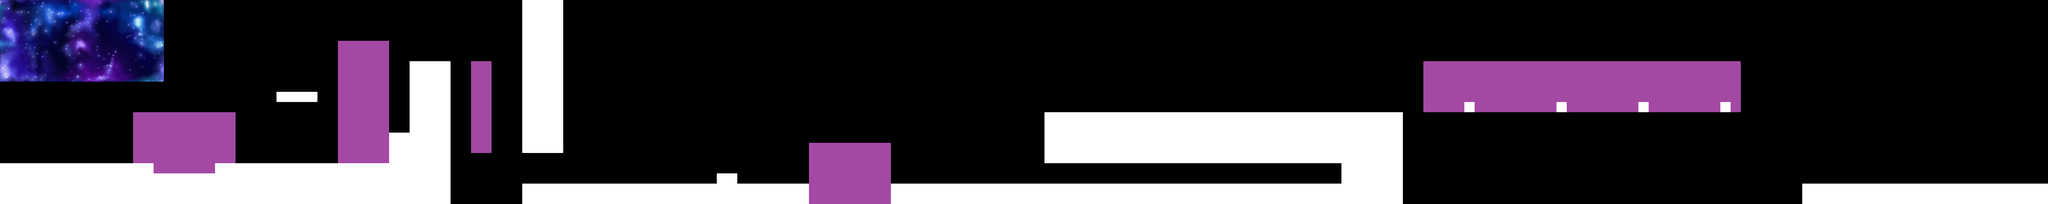

The image is a tile-based game level rendered from a .tmx file. Its description and source (layers, tilesets, objects; grid data summarised) follow:
An orthogonal 200x20 tile map with 32x32 px tiles, 1 tile layer (Tile Layer 1), 1 image layer and 63 objects (20x CowfaceEntity, 6x GravityEntity, 4x BoxGuyEntity, 3x ChasmEntity, 2x MovingPlatformXEntity, ...).

<map version="1.2" tiledversion="1.3.1" orientation="orthogonal" renderorder="right-down" compressionlevel="0" width="200" height="20" tilewidth="32" tileheight="32" infinite="0" nextlayerid="13" nextobjectid="121">
 <tileset firstgid="1" source="all_tiles.tsx" />
 <imagelayer id="9" name="Background">
  <image source="../img/backdrop/backdrop_level3.png" width="512" height="256" />
  <properties>
   <property name="repeat" value="repeat" />
  </properties>
 </imagelayer>
 <layer id="1" name="Tile Layer 1" width="200" height="20">
  <data>[4000 cells, 1010 non-empty, 2 distinct tile ids]</data>
 </layer>
 <objectgroup id="3" name="collision">
  <object id="17" x="-32" y="96" width="32" height="448" />
  <object id="18" x="0" y="512" width="480" height="32" />
  <object id="39" name="MovingPlatformXEntity" x="4384" y="352" width="1184" height="32" />
  <object id="41" name="MovingPlatformYEntity" x="3136" y="352" width="128" height="224" />
  <object id="49" name="BoxGuyEntity" x="4192" y="192" width="38" height="38">
   <properties>
    <property name="messageIndex" type="int" value="8" />
   </properties>
  </object>
  <object id="52" name="BoxGuyEntity" x="1792" y="416" width="38" height="38">
   <properties>
    <property name="messageIndex" type="int" value="7" />
   </properties>
  </object>
  <object id="54" name="BoxGuyEntity" x="192" y="352" width="38" height="38">
   <properties>
    <property name="messageIndex" type="int" value="6" />
   </properties>
  </object>
  <object id="57" name="MovingPlatformXEntity" x="3424" y="256" width="672" height="32" />
  <object id="69" x="448" y="544" width="256" height="32" />
  <object id="71" x="672" y="512" width="544" height="32" />
  <object id="74" x="1216" y="416" width="64" height="128" />
  <object id="75" x="1280" y="192" width="128" height="448" />
  <object id="77" x="864" y="288" width="128" height="32" />
  <object id="78" x="1632" y="0" width="128" height="480" />
  <object id="79" x="1632" y="576" width="896" height="64" />
  <object id="80" x="2784" y="576" width="1600" height="64" />
  <object id="81" x="2240" y="544" width="64" height="32" />
  <object id="90" x="4864" y="320" width="32" height="32" />
  <object id="92" x="5120" y="320" width="32" height="32" />
  <object id="93" x="3264" y="352" width="1120" height="160" />
  <object id="100" x="4576" y="320" width="32" height="32" />
  <object id="109" x="5376" y="320" width="32" height="32" />
  <object id="110" x="4192" y="512" width="192" height="64" />
  <object id="111" x="6400" y="0" width="32" height="640" />
  <object id="118" x="5632" y="576" width="768" height="64" />
  <object id="119" name="BoxGuyEntity" x="5696" y="416" width="38" height="38">
   <properties>
    <property name="messageIndex" type="int" value="9" />
   </properties>
  </object>
 </objectgroup>
 <objectgroup id="8" name="GravityZone">
  <object id="47" name="GravityEntity" x="416" y="352" width="320" height="160" />
  <object id="72" name="GravityEntity" x="480" y="512" width="192" height="32" />
  <object id="73" name="GravityEntity" x="1056" y="128" width="160" height="384" />
  <object id="76" name="GravityEntity" x="1472" y="192" width="64" height="288" />
  <object id="85" name="GravityEntity" x="2528" y="448" width="256" height="192" />
  <object id="99" name="GravityEntity" x="4448" y="192" width="992" height="160" />
 </objectgroup>
 <objectgroup id="6" name="NextLevel">
  <object id="37" name="me.LevelEntity" x="6272" y="384" width="128" height="128">
   <properties>
    <property name="duration" type="int" value="250" />
    <property name="fade" type="color" value="#ffffffff" />
    <property name="frameheight" type="int" value="128" />
    <property name="framewidth" type="int" value="128" />
    <property name="image" value="PORTAL" />
    <property name="to" value="level2" />
   </properties>
  </object>
 </objectgroup>
 <objectgroup id="12" name="Trampoline" />
 <objectgroup id="4" name="SecretCollectable">
  <object id="26" name="SecretCollectableEntity" x="4064" y="512" width="32" height="32" />
  <object id="101" name="CowfaceEntity" x="3616" y="192" width="48" height="48">
   <properties>
    <property name="active" type="bool" value="true" />
   </properties>
  </object>
  <object id="102" name="CowfaceEntity" x="4864" y="288" width="48" height="48">
   <properties>
    <property name="active" type="bool" value="true" />
   </properties>
  </object>
  <object id="103" name="CowfaceEntity" x="3456" y="192" width="48" height="48">
   <properties>
    <property name="active" type="bool" value="false" />
   </properties>
  </object>
  <object id="104" name="CowfaceEntity" x="3616" y="288" width="48" height="48">
   <properties>
    <property name="active" type="bool" value="false" />
   </properties>
  </object>
  <object id="105" name="CowfaceEntity" x="3936" y="192" width="48" height="48">
   <properties>
    <property name="active" type="bool" value="true" />
   </properties>
  </object>
  <object id="106" name="CowfaceEntity" x="5120" y="288" width="48" height="48">
   <properties>
    <property name="active" type="bool" value="true" />
   </properties>
  </object>
  <object id="107" name="CowfaceEntity" x="3456" y="288" width="48" height="48">
   <properties>
    <property name="active" type="bool" value="true" />
   </properties>
  </object>
  <object id="108" name="CowfaceEntity" x="5376" y="288" width="48" height="48">
   <properties>
    <property name="active" type="bool" value="true" />
   </properties>
  </object>
  <object id="115" name="CowfaceEntity" x="3936" y="288" width="48" height="48">
   <properties>
    <property name="active" type="bool" value="false" />
   </properties>
  </object>
 </objectgroup>
 <objectgroup id="5" name="Enemy">
  <object id="27" name="MonstoidEntity" x="3328" y="512" width="864" height="48" />
  <object id="48" name="DustGuyEntity" x="1408" y="32" width="48" height="320" />
  <object id="55" name="CowfaceEntity" x="1984" y="512" width="48" height="48">
   <properties>
    <property name="active" type="bool" value="true" />
   </properties>
  </object>
  <object id="56" name="CowfaceEntity" x="2240" y="480" width="48" height="48">
   <properties>
    <property name="active" type="bool" value="false" />
   </properties>
  </object>
  <object id="58" name="SnowmanEntity" x="864" y="240" width="48" height="48" />
  <object id="67" name="CowfaceBossEntity" x="5984" y="32" width="192" height="192" />
  <object id="82" name="DustGuyEntity" x="1568" y="32" width="48" height="320" />
  <object id="84" name="ChasmEntity" x="1408" y="672" width="224" height="32" />
  <object id="86" name="CowfaceEntity" x="3776" y="288" width="48" height="48">
   <properties>
    <property name="active" type="bool" value="true" />
   </properties>
  </object>
  <object id="87" name="ChasmEntity" x="2528" y="672" width="256" height="32" />
  <object id="88" name="CowfaceEntity" x="2816" y="512" width="48" height="48">
   <properties>
    <property name="active" type="bool" value="true" />
   </properties>
  </object>
  </objectgroup>
 <objectgroup id="2" name="Player">
  <!-- 1 objects omitted --></objectgroup>
</map>
<!-- 9 of 63 objects omitted -->